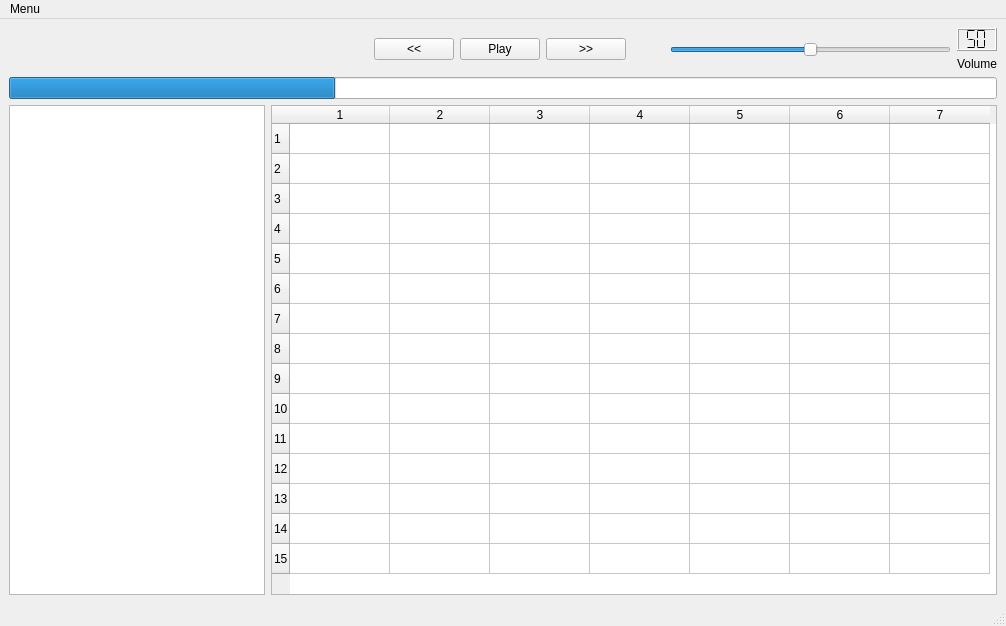
<?xml version="1.0" encoding="UTF-8"?>
<ui version="4.0">
 <class>MainWindow</class>
 <widget class="QMainWindow" name="MainWindow">
  <property name="geometry">
   <rect>
    <x>0</x>
    <y>0</y>
    <width>1006</width>
    <height>626</height>
   </rect>
  </property>
  <property name="sizePolicy">
   <sizepolicy hsizetype="MinimumExpanding" vsizetype="MinimumExpanding">
    <horstretch>1</horstretch>
    <verstretch>1</verstretch>
   </sizepolicy>
  </property>
  <property name="windowTitle">
   <string>Digital Music Manager</string>
  </property>
  <widget class="QWidget" name="centralwidget">
   <property name="sizePolicy">
    <sizepolicy hsizetype="MinimumExpanding" vsizetype="MinimumExpanding">
     <horstretch>1</horstretch>
     <verstretch>1</verstretch>
    </sizepolicy>
   </property>
   <layout class="QGridLayout" name="gridLayout_2">
    <item row="0" column="0">
     <layout class="QHBoxLayout" name="horizontalLayout_10" stretch="1,1,1">
      <item>
       <spacer name="horizontalSpacer">
        <property name="orientation">
         <enum>Qt::Horizontal</enum>
        </property>
        <property name="sizeHint" stdset="0">
         <size>
          <width>40</width>
          <height>20</height>
         </size>
        </property>
       </spacer>
      </item>
      <item>
       <layout class="QHBoxLayout" name="horizontalLayout_2" stretch="1,0,0,0,1">
        <item>
         <spacer name="horizontalSpacer_14">
          <property name="orientation">
           <enum>Qt::Horizontal</enum>
          </property>
          <property name="sizeHint" stdset="0">
           <size>
            <width>40</width>
            <height>20</height>
           </size>
          </property>
         </spacer>
        </item>
        <item>
         <widget class="QPushButton" name="backward">
          <property name="text">
           <string>&lt;&lt;</string>
          </property>
         </widget>
        </item>
        <item>
         <widget class="QPushButton" name="pauseplay">
          <property name="text">
           <string>Play</string>
          </property>
         </widget>
        </item>
        <item>
         <widget class="QPushButton" name="forward">
          <property name="text">
           <string>&gt;&gt;</string>
          </property>
         </widget>
        </item>
        <item>
         <spacer name="horizontalSpacer_15">
          <property name="orientation">
           <enum>Qt::Horizontal</enum>
          </property>
          <property name="sizeHint" stdset="0">
           <size>
            <width>40</width>
            <height>20</height>
           </size>
          </property>
         </spacer>
        </item>
       </layout>
      </item>
      <item>
       <layout class="QHBoxLayout" name="horizontalLayout_9" stretch="1,0">
        <item>
         <widget class="QSlider" name="volume">
          <property name="maximum">
           <number>100</number>
          </property>
          <property name="value">
           <number>50</number>
          </property>
          <property name="orientation">
           <enum>Qt::Horizontal</enum>
          </property>
         </widget>
        </item>
        <item>
         <layout class="QVBoxLayout" name="verticalLayout">
          <item>
           <widget class="QLCDNumber" name="lcdNumber">
            <property name="digitCount">
             <number>2</number>
            </property>
            <property name="segmentStyle">
             <enum>QLCDNumber::Flat</enum>
            </property>
            <property name="value" stdset="0">
             <double>50.000000000000000</double>
            </property>
           </widget>
          </item>
          <item>
           <widget class="QLabel" name="label">
            <property name="text">
             <string>Volume</string>
            </property>
            <property name="alignment">
             <set>Qt::AlignCenter</set>
            </property>
           </widget>
          </item>
         </layout>
        </item>
       </layout>
      </item>
     </layout>
    </item>
    <item row="1" column="0">
     <widget class="QProgressBar" name="progressBar">
      <property name="sizePolicy">
       <sizepolicy hsizetype="Preferred" vsizetype="Fixed">
        <horstretch>1</horstretch>
        <verstretch>0</verstretch>
       </sizepolicy>
      </property>
      <property name="value">
       <number>33</number>
      </property>
      <property name="format">
       <string/>
      </property>
     </widget>
    </item>
    <item row="2" column="0">
     <layout class="QHBoxLayout" name="horizontalLayout_3">
      <item>
       <widget class="QListView" name="collections">
        <property name="sizePolicy">
         <sizepolicy hsizetype="Fixed" vsizetype="Expanding">
          <horstretch>0</horstretch>
          <verstretch>1</verstretch>
         </sizepolicy>
        </property>
        <property name="editTriggers">
         <set>QAbstractItemView::NoEditTriggers</set>
        </property>
        <property name="tabKeyNavigation">
         <bool>false</bool>
        </property>
       </widget>
      </item>
      <item>
       <widget class="QTableWidget" name="songs">
        <property name="acceptDrops">
         <bool>true</bool>
        </property>
        <property name="editTriggers">
         <set>QAbstractItemView::NoEditTriggers</set>
        </property>
        <property name="selectionMode">
         <enum>QAbstractItemView::SingleSelection</enum>
        </property>
        <property name="selectionBehavior">
         <enum>QAbstractItemView::SelectRows</enum>
        </property>
        <property name="sortingEnabled">
         <bool>true</bool>
        </property>
        <property name="rowCount">
         <number>15</number>
        </property>
        <property name="columnCount">
         <number>7</number>
        </property>
        <row/>
        <row/>
        <row/>
        <row/>
        <row/>
        <row/>
        <row/>
        <row/>
        <row/>
        <row/>
        <row/>
        <row/>
        <row/>
        <row/>
        <row/>
        <column/>
        <column/>
        <column/>
        <column/>
        <column/>
        <column/>
        <column/>
       </widget>
      </item>
     </layout>
    </item>
   </layout>
  </widget>
  <widget class="QMenuBar" name="menubar">
   <property name="geometry">
    <rect>
     <x>0</x>
     <y>0</y>
     <width>1006</width>
     <height>22</height>
    </rect>
   </property>
   <widget class="QMenu" name="menuMenu">
    <property name="title">
     <string>Menu</string>
    </property>
    <addaction name="actionImport_Music"/>
   </widget>
   <addaction name="menuMenu"/>
  </widget>
  <widget class="QStatusBar" name="statusbar"/>
  <action name="actionSave_to_File">
   <property name="text">
    <string>Save to File</string>
   </property>
  </action>
  <action name="actionLoad_from_file">
   <property name="text">
    <string>Load from file</string>
   </property>
  </action>
  <action name="actionImport_Music">
   <property name="text">
    <string>Import Music</string>
   </property>
  </action>
 </widget>
 <resources/>
 <connections/>
</ui>
